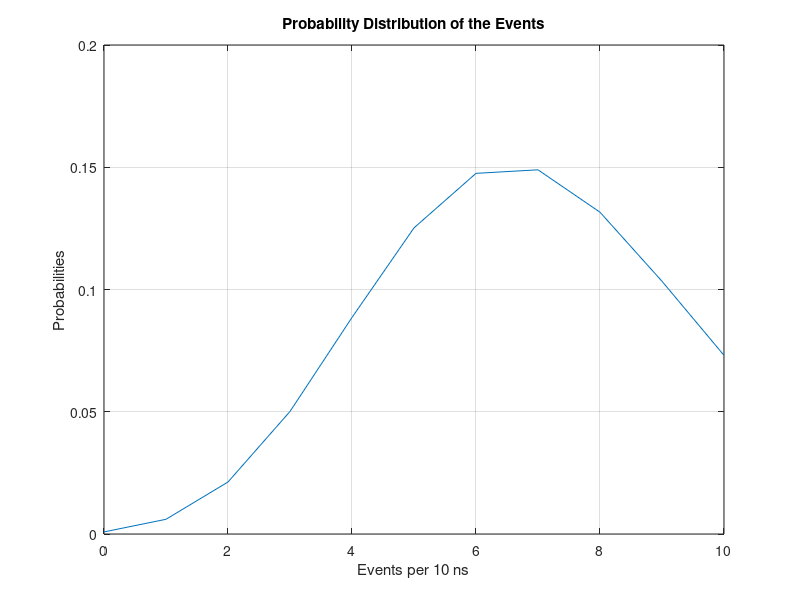

MATLAB code for this plot:
clear all
close all
%% Constants and parameters

flux = 1 * 10^10; % in particle per cm^2 per s
t_pulse = 10 * 10^-9; % seconds
area = 0.15*0.15*pi; % detector area in cm^2
events = 0:1:10; % arrange it to see the graph in best scale

%% Calculation assuming poisson process
particle_per_sec = flux*area;
ft = particle_per_sec* t_pulse ; % ffe
norm = exp(-1*ft); % ffe
% probabilities = norm * ft.^events ./ factorial(events); 

% Special treatment is needed for numerical precision
probabilities = [];
probabilities(1) = norm;
for i = 2:1:length(events)
    probabilities(i) = ft/events(i)*probabilities(i-1);
end

expected = sum(probabilities.*events);
stdev = sqrt(sum(probabilities.*(events-expected).^2));
check_norm = sum(probabilities);
expected_str = strcat('mean:  ',num2str(expected));
stdev_str = strcat('stdev:  ',num2str(stdev));
check_norm_str = strcat('normalizes to:  ',num2str(check_norm));
%% Plotting results
figure(1)
plot(events,probabilities)
title('Probability Distribution of the Events')
xlabel('Events per 10 ns')
ylabel('Probabilities')
txt1 = strvcat(expected_str,stdev_str,check_norm_str);
text(15,0.32,txt1) % arrange to see them on screen
grid on

